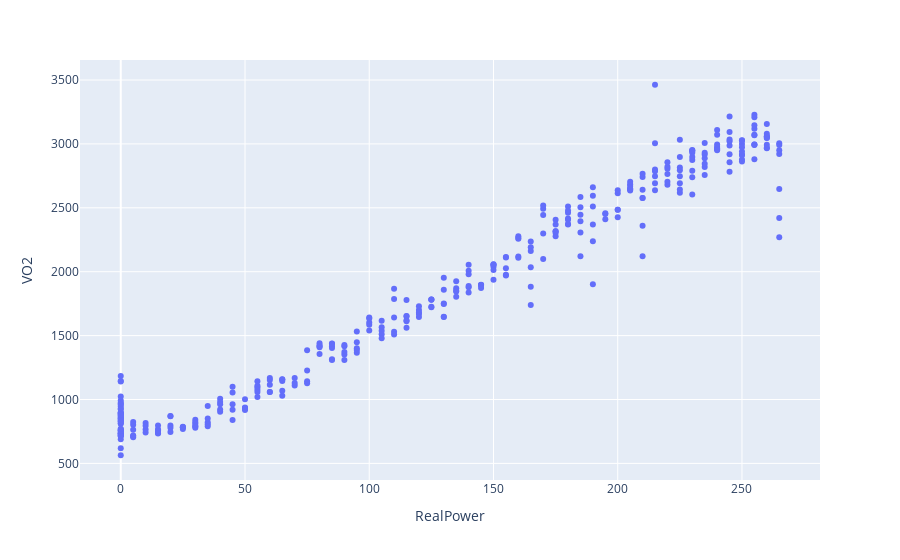

Notebook cell for this chart:
### Code cell
df = pd.read_csv ('/Users/apurvashah/Downloads/CosmedTests/CPET-TEST.xlsx')
df
fig = px.scatter(df, x = 'RealPower', y='VO2')
fig.show()

### Figure 1 — Plotly figure (JSON) as saved in the notebook; plotly's stock layout.template omitted (floating-point values rounded to 4 significant figures; data arrays with more than 128 entries replaced by an {"elided": "..."} marker saying what was removed)
{"data": [{"hovertemplate": "RealPower=%{x}<br>VO2=%{y}<extra></extra>", "legendgroup": "", "marker": {"color": "#636efa", "symbol": "circle"}, "mode": "markers", "name": "", "orientation": "v", "showlegend": false, "type": "scatter", "x": {"elided": "364 mixed values"}, "xaxis": "x", "y": {"elided": "364 mixed values"}, "yaxis": "y"}], "layout": {"legend": {"tracegroupgap": 0}, "margin": {"t": 60}, "xaxis": {"anchor": "y", "domain": [0, 1], "title": {"text": "RealPower"}}, "yaxis": {"anchor": "x", "domain": [0, 1], "title": {"text": "VO2"}}}}
